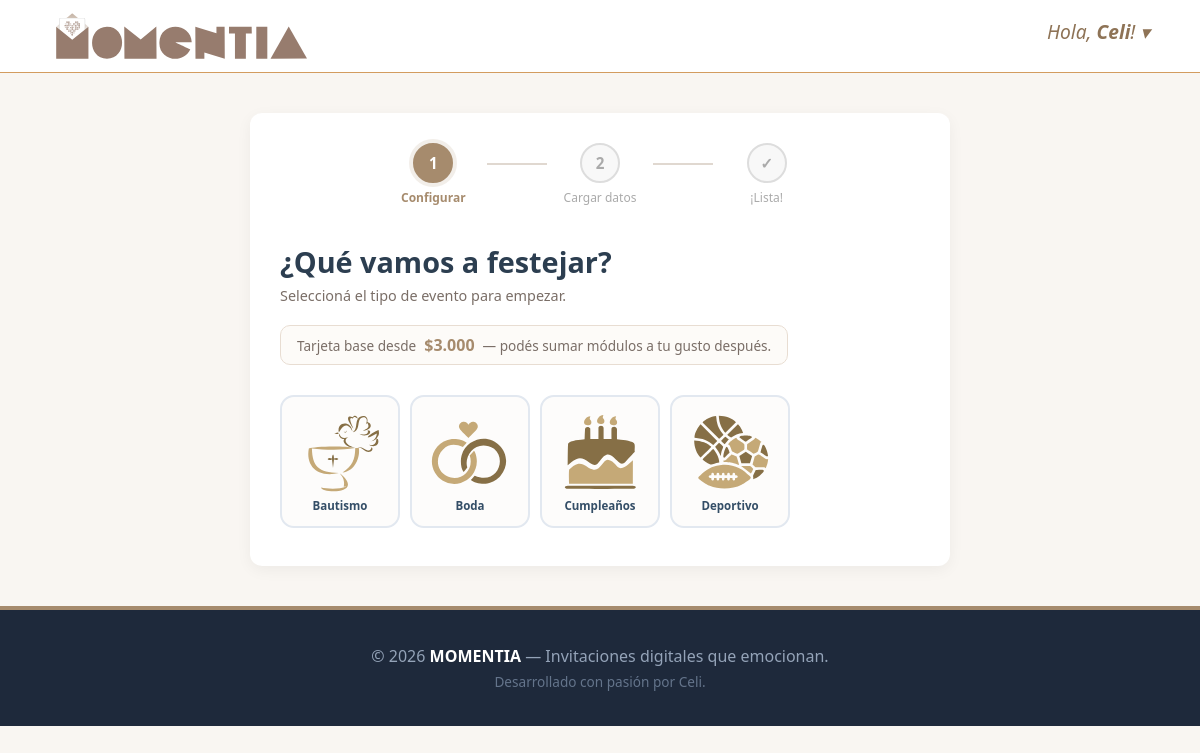
The app's page /personalizar.php (signed in) with its own data.
### tables this page shows
CREATE TABLE `tipos_evento` (
  `id_tipos_evento` int(11) NOT NULL,
  `nombre` varchar(50) NOT NULL,
  `label_portada` varchar(100) DEFAULT NULL,
  `placeholder_portada` varchar(100) DEFAULT NULL
);

### personalizar.php (the view, shortened to what this page needs)
<?php
require_once __DIR__ . '/conexion.php';
try {
    $stmtEventos = $pdo->query("SELECT id_tipos_evento, nombre FROM tipos_evento ORDER BY nombre");
    $tipos_evento = $stmtEventos->fetchAll();
} catch (PDOException $e) {
    header('Location: dashboard.php?error=error_carga');
    exit;
}
$iconos_evento = [
    1         => 'img/tipo_evento/boda.svg',
    2         => 'img/tipo_evento/cumpleaños.svg',
    4         => 'img/tipo_evento/deportivo.svg',
   6         => 'img/tipo_evento/bautismo.svg',
];
$precio_base = 3000;
?>
<!DOCTYPE html>
<html lang="es">
<head>
    <link rel="stylesheet" href="css/global.css">
    <link rel="stylesheet" href="css/formularios.css">
</head>
<body>
<?php include_once 'header.php'; ?>
<main class="form-container">
    <div class="form-card">
        <div class="wizard-progress" role="navigation" aria-label="Pasos del formulario">
            <div class="wizard-step activo" id="wp-paso1">
                <div class="wizard-step-circle">1</div>
                <span class="wizard-step-label">Configurar</span>
            </div>
            <div class="wizard-connector" id="wc-1"></div>
            <div class="wizard-step" id="wp-paso2">
                <div class="wizard-step-circle">2</div>
                <span class="wizard-step-label">Cargar datos</span>
            </div>
            <div class="wizard-connector" id="wc-2"></div>
            <div class="wizard-step" id="wp-paso3">
                <div class="wizard-step-circle">✓</div>
                <span class="wizard-step-label">¡Lista!</span>
            </div>
        </div>
        <form action="procesar_paso1.php" method="POST" id="formPaso1">
            <div class="paso-bloque visible" id="bloque-evento">
                <h2 class="paso-titulo">¿Qué vamos a festejar?</h2>
                <p class="paso-subtitulo">Seleccioná el tipo de evento para empezar.</p>
                <div class="precio-info-base">
                    Tarjeta base desde <strong>$<?php echo number_format($precio_base, 0, ',', '.'); ?></strong>
                    &mdash; podés sumar módulos a tu gusto después.
                </div>
<div class="evento-grid" role="radiogroup" aria-label="Tipo de evento">
    <?php foreach ($tipos_evento as $evento):
        $id_evento = $evento['id_tipos_evento'];
        $icono     = $iconos_evento[$id_evento] ?? 'img/tipo_evento/default.svg';
    ?>
        <label class="evento-card" id="card_evento_<?php echo $id_evento; ?>">
            <span class="evento-icono">
                <img src="<?php echo $icono; ?>" alt="<?php echo htmlspecialchars($evento['nombre']); ?>" class="icono-evento-svg">
            </span>
            <span class="evento-nombre"><?php echo ucfirst($evento['nombre']); ?></span>
        </label>
    <?php endforeach; ?>
</div>
            </div>
        </form>
    </div>
</main>
<?php include_once 'footer.php'; ?>
</body>
</html>

### css/global.css (style rules this page uses)
:root { --color-principal: #a68b6d; }
body { font-family: 'Segoe UI', sans-serif; background-color: #f9f6f2; color: #333; margin: 0; }
h1, h2, h3, h4 { word-break: break-word; }

### css/formularios.css (style rules this page uses)
.paso-bloque { display: none; animation: fadeSlideIn 0.4s ease forwards; }
.paso-bloque.visible { display: block; }
.paso-titulo { font-size: 1.25rem; font-weight: 700; color: #344e67; margin: 0 0 6px 0; }
.paso-subtitulo { font-size: 0.9rem; color: #7a6e67; margin: 0 0 20px 0; }
.icono-evento-svg { width: 80px; height: 80px; object-fit: contain; display: block; margin: 0 auto; }
.evento-grid { display: grid; grid-template-columns: repeat(auto-fill, minmax(100px, 1fr)); gap: 10px; margin-top: 6px; }
.evento-card { display: flex; flex-direction: column; align-items: center; gap: 6px; padding: 16px 8px 12px; border: 2px solid #e2e8f0; border-radius: 14px; cursor: pointer; transition: all 0.2s; background: #fdfcfb; user-select: none; }
.evento-icono { font-size: 1.8rem; line-height: 1; filter: saturate(0.85); }
.evento-nombre { font-size: 0.72rem; font-weight: 600; color: #344e67; text-align: center; line-height: 1.3; }
.precio-info-base { display: inline-flex; align-items: center; gap: 8px; background: #fdfbf8; border: 1px solid #e8ddd2; border-radius: 10px; padding: 8px 16px; font-size: 0.85rem; color: #7a6e67; margin-bottom: 24px; }
.precio-info-base strong { color: var(--color-principal); font-size: 1rem; }
.form-container { max-width: 700px; margin: 40px auto; padding: 0 20px; }
.form-card { background: #ffffff; padding: 30px; border-radius: 12px; box-shadow: 0 4px 15px rgba(0, 0, 0, 0.05); }
.form-card h2 { color: #2c3e50; margin-bottom: 5px; font-size: 1.8rem; }
label { font-weight: 600; margin-bottom: 8px; color: #4a5568; font-size: 0.95rem; }
.wizard-progress { display: flex; align-items: center; justify-content: center; margin: 0 auto 36px auto; max-width: 440px; }
.wizard-step { display: flex; flex-direction: column; align-items: center; gap: 6px; flex: 1; }
.wizard-step-circle { width: 36px; height: 36px; border-radius: 50%; display: flex; align-items: center; justify-content: center; font-weight: bold; font-size: 0.95rem; border: 2px solid #ddd; background: #f8f8f8; color: #aaa; transition: all 0.3s; }
.wizard-step.activo .wizard-step-circle { border-color: var(--color-principal); background: var(--color-principal); color: #fff; box-shadow: 0 0 0 4px rgba(166,139,109,0.15); }
.wizard-step-label { font-size: 0.75rem; color: #aaa; text-align: center; white-space: nowrap; }
.wizard-step.activo .wizard-step-label { color: var(--color-principal); font-weight: 600; }
.wizard-connector { flex: 1; height: 2px; background: #e0d8d0; margin-bottom: 22px; max-width: 60px; transition: background 0.4s; }

### records on screen
tipos_evento: nombre (picture), nombre "Bautismo"
tipos_evento: nombre (picture), nombre "Boda"
tipos_evento: nombre (picture), nombre "Cumpleaños"
tipos_evento: nombre (picture), nombre "Deportivo"

### other values on screen
$nombre_display "Celi"
$precio_base "3.000"
